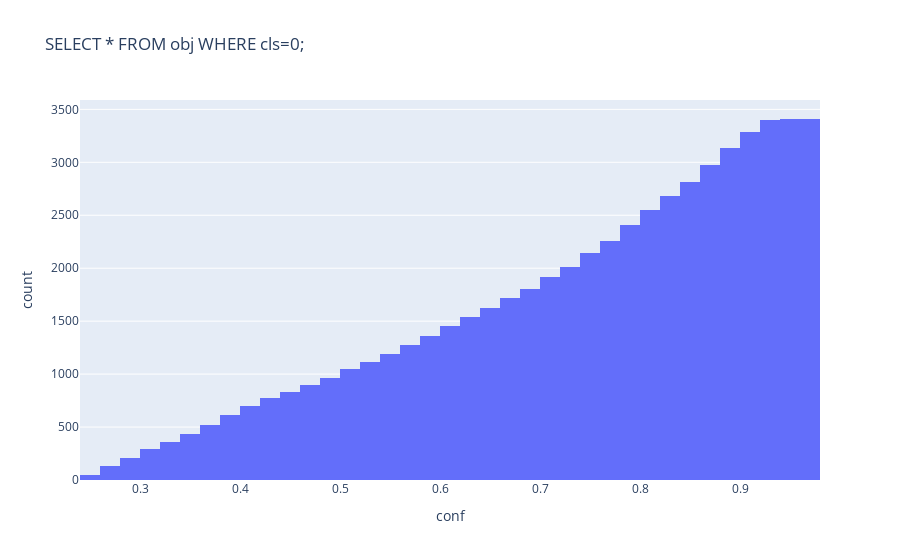

The notebook cell saved with this chart:
### Code cell
sql = 'SELECT * FROM obj WHERE cls=0;'
df = pd.read_sql_query(sql, sqlite3.connect(DB_PATH))
fig = px.histogram(df, x="conf", cumulative=True, title=sql)
fig.show()

### Figure 1 — Plotly figure (JSON) as saved in the notebook; plotly's stock layout.template omitted (floating-point values rounded to 4 significant figures; data arrays with more than 128 entries replaced by an {"elided": "..."} marker saying what was removed)
{"data": [{"alignmentgroup": "True", "bingroup": "x", "cumulative": {"enabled": true}, "hovertemplate": "conf=%{x}<br>count=%{y}<extra></extra>", "legendgroup": "", "marker": {"color": "#636efa", "pattern": {"shape": ""}}, "name": "", "offsetgroup": "", "orientation": "v", "showlegend": false, "type": "histogram", "x": {"elided": "3409 float values"}, "xaxis": "x", "yaxis": "y"}], "layout": {"barmode": "relative", "legend": {"tracegroupgap": 0}, "title": {"text": "SELECT * FROM obj WHERE cls=0;"}, "xaxis": {"anchor": "y", "domain": [0, 1], "title": {"text": "conf"}}, "yaxis": {"anchor": "x", "domain": [0, 1], "title": {"text": "count"}}}}
